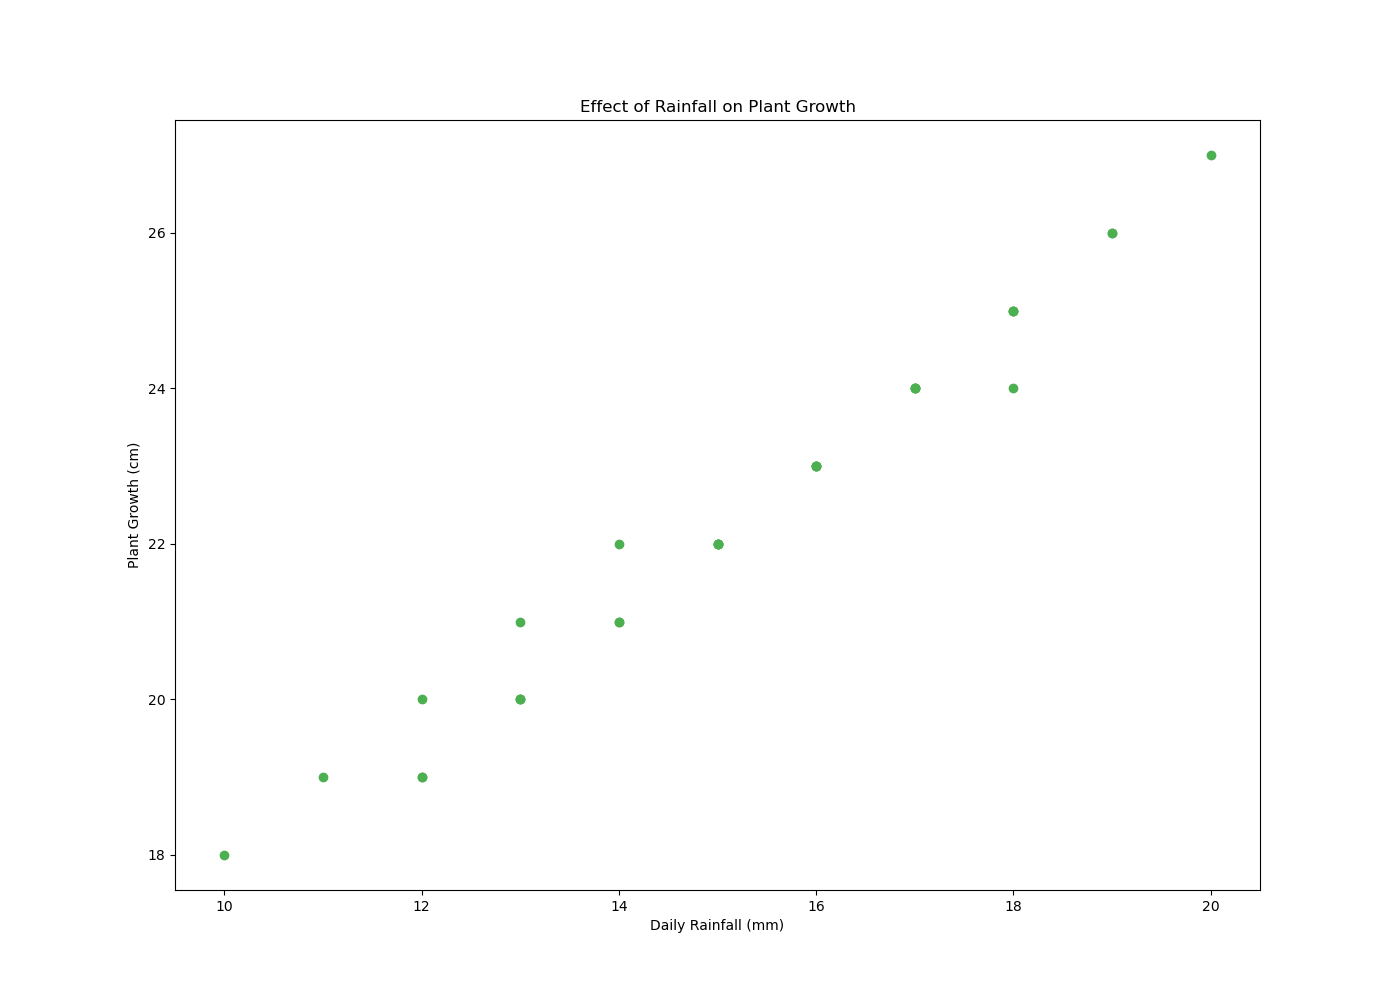

This chart was generated by the following Python code:

import matplotlib.pyplot as plt

days = [1, 2, 3, 4, 5, 6, 7, 8, 9, 10, 11, 12, 13, 14, 15, 16, 17, 18, 19, 20, 21, 22, 23, 24, 25, 26, 27, 28, 29, 30, 31]
rainfall = [12, 15, 10, 17, 13, 11, 18, 14, 16, 15, 19, 17, 13, 14, 20, 12, 18, 16, 17, 13, 15, 14, 18, 19, 16, 15, 13, 12, 17, 18, 16]
plant_growth = [20, 22, 18, 24, 21, 19, 25, 22, 23, 22, 26, 24, 20, 21, 27, 19, 24, 23, 24, 20, 22, 21, 25, 26, 23, 22, 20, 19, 24, 25, 23]

plt.figure(figsize=(14, 10))
plt.scatter(rainfall, plant_growth, color='#4CAF50')
plt.xlabel('Daily Rainfall (mm)')
plt.ylabel('Plant Growth (cm)')
plt.title('Effect of Rainfall on Plant Growth')
plt.show()
